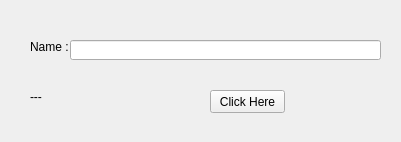
<?xml version="1.0" encoding="UTF-8"?>
<ui version="4.0">
 <class>Form</class>
 <widget class="QWidget" name="Form">
  <property name="geometry">
   <rect>
    <x>0</x>
    <y>0</y>
    <width>401</width>
    <height>142</height>
   </rect>
  </property>
  <property name="windowTitle">
   <string>Form</string>
  </property>
  <widget class="QPushButton" name="pushButton">
   <property name="geometry">
    <rect>
     <x>210</x>
     <y>90</y>
     <width>75</width>
     <height>23</height>
    </rect>
   </property>
   <property name="text">
    <string>Click Here</string>
   </property>
  </widget>
  <widget class="QLineEdit" name="lineEdit">
   <property name="geometry">
    <rect>
     <x>70</x>
     <y>40</y>
     <width>311</width>
     <height>20</height>
    </rect>
   </property>
  </widget>
  <widget class="QLabel" name="label">
   <property name="geometry">
    <rect>
     <x>30</x>
     <y>40</y>
     <width>47</width>
     <height>13</height>
    </rect>
   </property>
   <property name="text">
    <string>Name :</string>
   </property>
  </widget>
  <widget class="QLabel" name="label_2">
   <property name="geometry">
    <rect>
     <x>30</x>
     <y>90</y>
     <width>47</width>
     <height>13</height>
    </rect>
   </property>
   <property name="text">
    <string>---</string>
   </property>
  </widget>
 </widget>
 <resources/>
 <connections/>
</ui>
